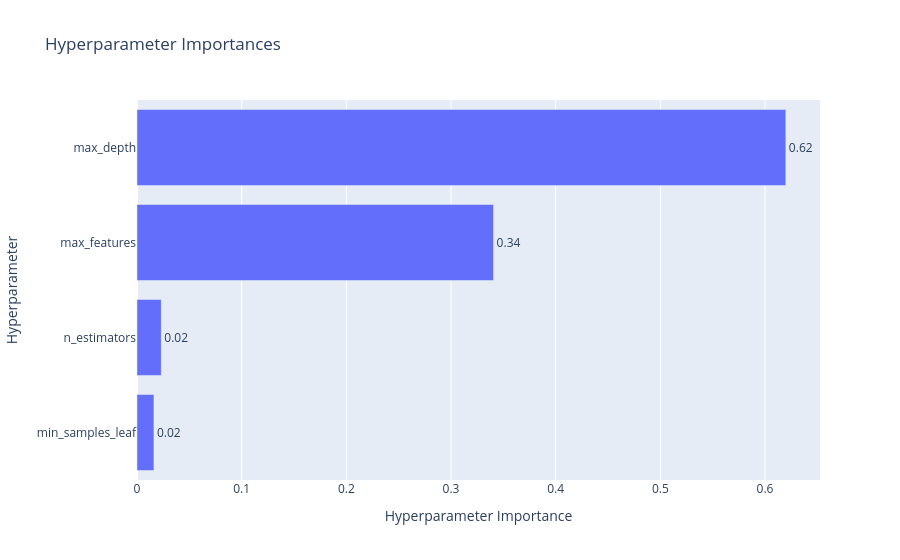

This figure's notebook cell:
### Code cell
from optuna.importance import get_param_importances

importances = get_param_importances(study)
for k, v in importances.items():
    print(f"{k}: {v:.4f}")

optuna.visualization.plot_param_importances(study)

### Figure 1 — Plotly figure (JSON) as saved in the notebook; plotly's stock layout.template omitted (floating-point values rounded to 4 significant figures)
{"data": [{"cliponaxis": false, "hovertemplate": ["min_samples_leaf (IntDistribution): 0.01617688219938737<extra></extra>", "n_estimators (IntDistribution): 0.023217404057005033<extra></extra>", "max_features (CategoricalDistribution): 0.34068022878283283<extra></extra>", "max_depth (IntDistribution): 0.6199254849607747<extra></extra>"], "name": "Objective Value", "orientation": "h", "text": ["0.02", "0.02", "0.34", "0.62"], "textposition": "outside", "type": "bar", "x": [0.01618, 0.02322, 0.3407, 0.6199], "y": ["min_samples_leaf", "n_estimators", "max_features", "max_depth"]}], "layout": {"title": {"text": "Hyperparameter Importances"}, "xaxis": {"title": {"text": "Hyperparameter Importance"}}, "yaxis": {"title": {"text": "Hyperparameter"}}}}
